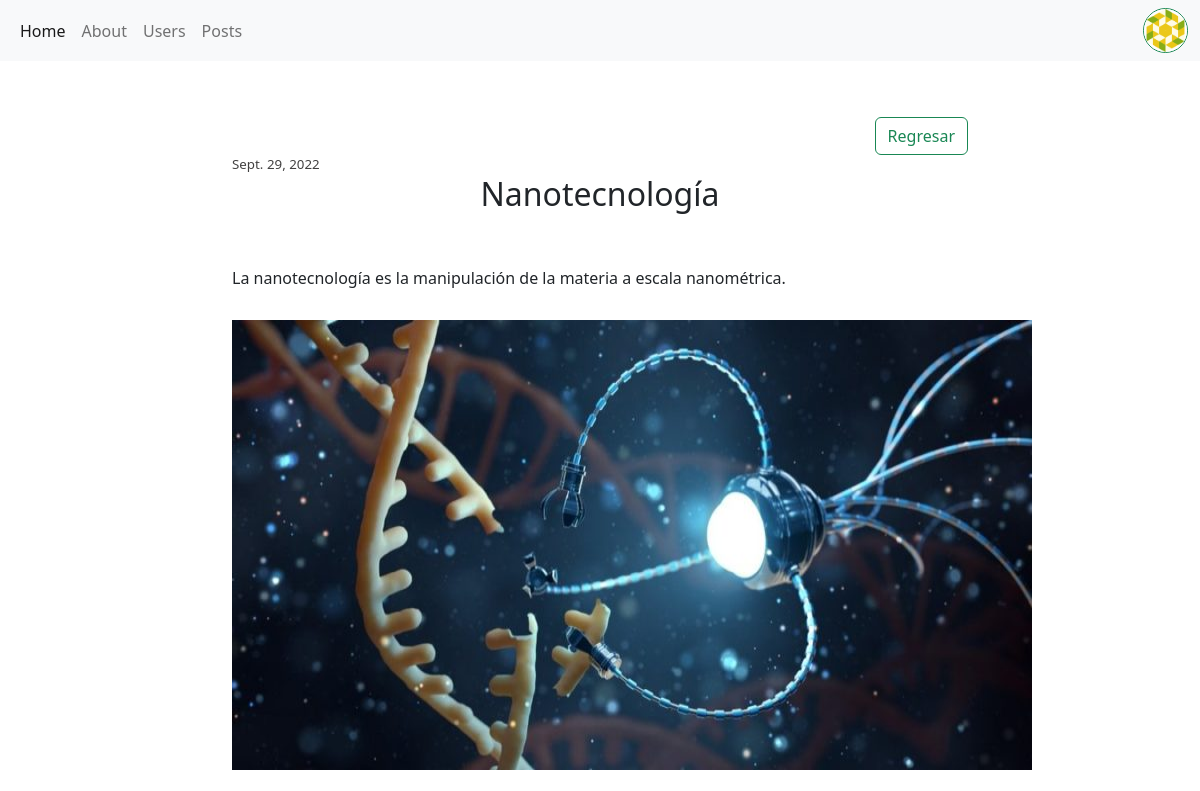
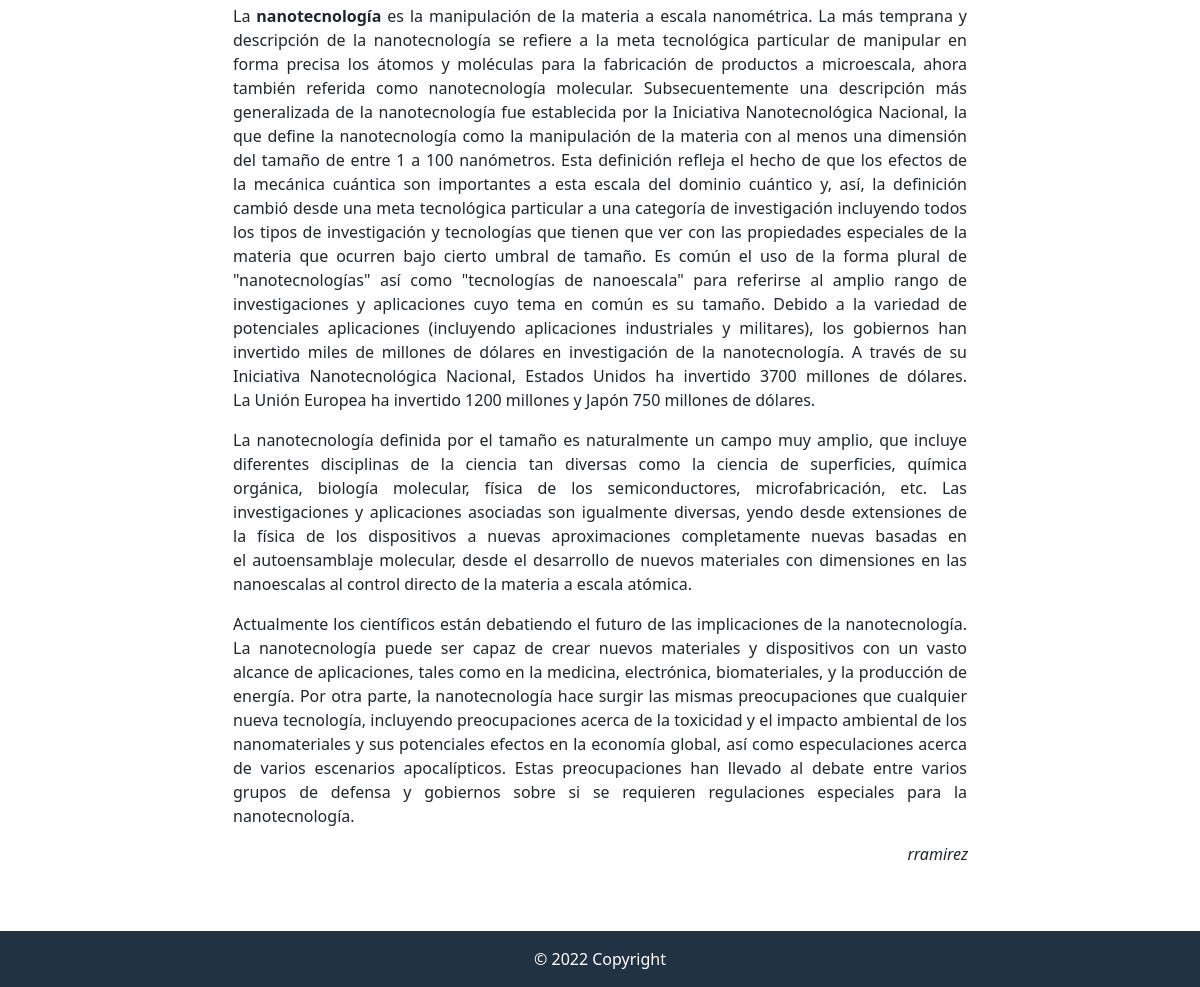
The page /pages/8/ (signed in) on the database its author committed (2 pictures, top to bottom).
### app_blog/models.py (models this page shows, shortened)
class Post(models.Model):
    titulo = models.CharField(max_length=50)
    subtitulo = models.CharField(max_length=250)
    imagen = models.ImageField( null=True, blank = True, upload_to='posts')
    cuerpo = RichTextField(blank=True, null=True)
    autor = models.CharField(max_length=50)
    fecha_creacion = models.DateField(auto_now_add=True)
    usuario_id = models.ForeignKey(User, on_delete=models.CASCADE)

### app_blog/views.py (the view)
# urls.py: path('pages/<int:id>/', views.show_post, name="pages"),
def show_post(request, id):
    post = Post.objects.get(id=id)
    return render(request, "app_blog/show_post.html", {"post": post})

### app_blog/templates/app_blog/show_post.html
{% extends 'base.html' %}
{% block changing_content %}
<div class="row" style="margin-top: 5%;">
    <div class="col-md-8 offset-md-2">
        <a class="btn btn-outline-success" style="float: right;" href="/" role="button">Regresar</a>
    </div>
    <div class="col-md-8 offset-md-2" style="margin-bottom: 10%; text-align:center;">
        <div style="text-align: left; color: rgb(66, 65, 65); font-size: 10pt;">
            <span>{{post.fecha_creacion}}</span>
        </div>
        <div>
            <h2>{{post.titulo}}</h2>
        </div>
        <br/>
        <br>
        <div style=" text-align:left;">
            <h6>{{post.subtitulo}}</h6>
        </div>
        <br/>
        <div>
            <img width="800" height="450" src = "/media/{{post.imagen}}">
        </div>
        <br>
        <div style="text-align: justify;">
            {{post.cuerpo|safe}}
        </div>
        <div style="text-align: right;">
            <h6><i>{{post.autor}}</i></h6>
        </div>
    </div>
</div>
{% endblock changing_content %}

### app_blog/templates/app_blog/base.html (style rules this page uses)
html { min-height: 100%; position: relative; }
body { margin: 0; margin-bottom: 30px; }

### rows shown on the page
Post: fecha_creacion "Sept. 29, 2022", titulo "Nanotecnología", subtitulo "La nanotecnología es la manipulación de la materia a escala nanométrica.", imagen (picture), cuerpo "La nanotecnología es la manipulación de la materia a escala nanométrica. La más temprana y descripción de la nanotecnología se refiere a la meta tecnológica particular de manipular en forma precisa los átomos y moléculas para la fabricación de productos a microescala, ahora también referida como nanotecnología molecular. Subsecuentemente una descripción más generalizada de la nanotecnología fue establecida por la Iniciativa Nanotecnológica Nacional, la que define la nanotecnología como la manipulación de la materia con al menos una dimensión del tamaño de entre 1 a 100 nanómetros. Esta definición refleja el hecho de que los efectos de la mecánica cuántica son importantes a esta escala del…", autor "rramirez"
